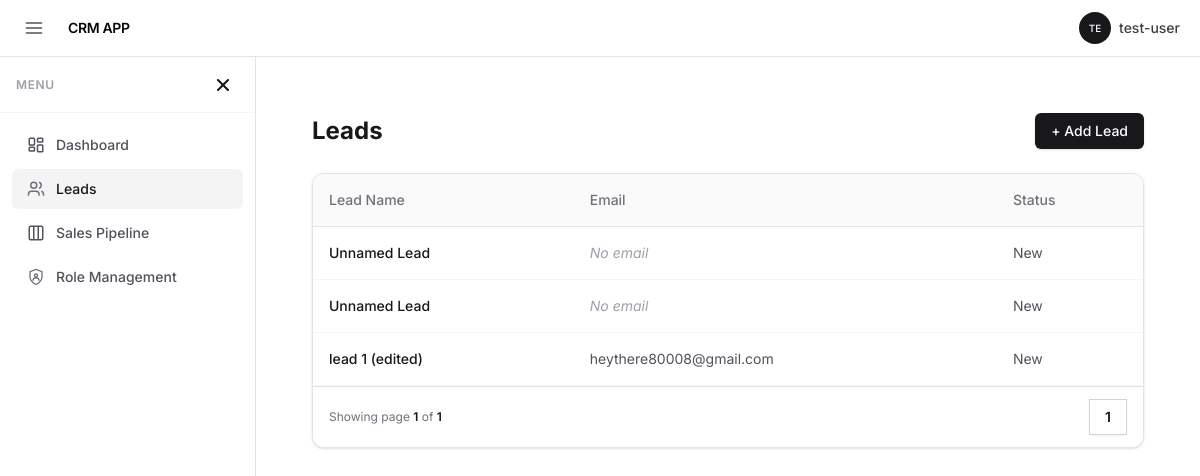
/dashboard/leads/ (signed in), run on an earlier commit of the app's database.
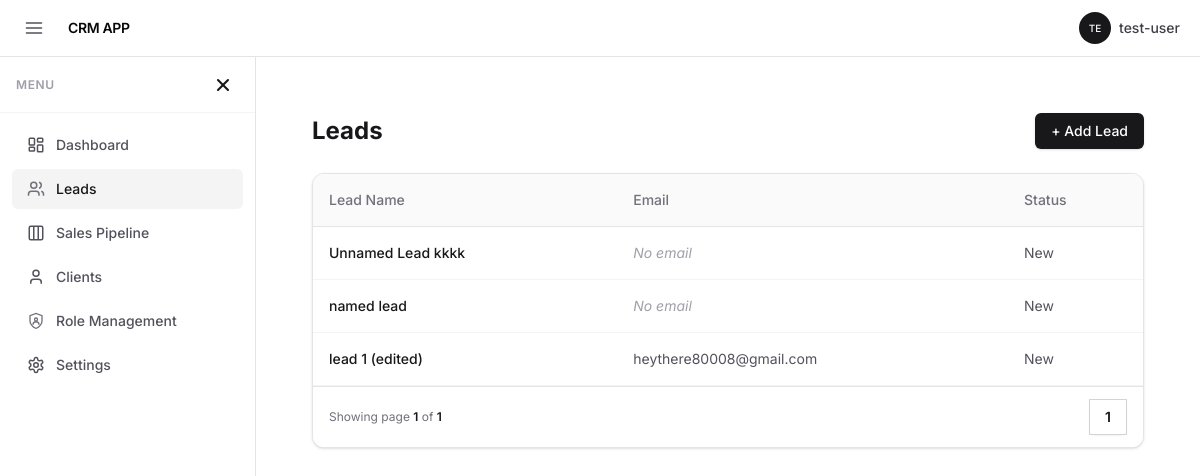
And on a later commit of the database.
### lead/models.py (models this page shows, shortened)
class Lead(models.Model):
    lead_name = models.CharField(
        max_length=200,
        help_text="Display name for the lead (e.g. ACME Website Enquiry)"
    )
    email = models.EmailField(blank=True)
    STATUS_CHOICES = (
        ('new', 'New'),
        ('contacted', 'Contacted'),
        ('qualified', 'Qualified'),
        ('won', 'Won'),
        ('lost', 'Lost'),
    )
    status = models.CharField(
        max_length=20,
        choices=STATUS_CHOICES,
        default='new'
    )
    lead_owner = models.ForeignKey(
        User,
        on_delete=models.SET_NULL,
        null=True,
        blank=True,
        related_name="owned_leads"
    )
    converted_to_client = models.BooleanField(default=False)
    salutation = models.CharField(max_length=20, blank=True)
    gender = models.CharField(max_length=20, blank=True)
    first_name = models.CharField(max_length=100, blank=True)
    middle_name = models.CharField(max_length=100, blank=True)
    last_name = models.CharField(max_length=100, blank=True)
    job_title = models.CharField(max_length=100, blank=True)
    series = models.CharField(
        max_length=100,
        default="CRM-LEAD-.YYYY.-",
        blank=True
    )
    source = models.CharField(max_length=100, blank=True)
    lead_type = models.CharField(max_length=50, blank=True)
    request_type = models.CharField(max_length=50, blank=True)
    mobile_no = models.CharField(max_length=20, blank=True)
    phone = models.CharField(max_length=20, blank=True)
    phone_ext = models.CharField(max_length=10, blank=True)
    whatsapp = models.CharField(max_length=20, blank=True)
    website = models.URLField(blank=True)
    fax = models.CharField(max_length=50, blank=True)
    organization_name = models.CharField(max_length=200, blank=True)
    annual_revenue = models.CharField(max_length=100, blank=True)
    territory = models.CharField(max_length=100, blank=True)
    no_of_employees = models.CharField(max_length=50, blank=True)
    industry = models.CharField(max_length=100, blank=True)
    market_segment = models.CharField(max_length=100, blank=True)
    city = models.CharField(max_length=100, blank=True)
    state = models.CharField(max_length=100, blank=True)
    country = models.CharField(max_length=100, default='India', blank=True)
    qualification_status = models.CharField(
        max_length=50,
        default='Unqualified',
        blank=True
    )
    qualified_by = models.CharField(max_length=100, blank=True)
    qualified_on = models.DateField(null=True, blank=True)
    campaign_name = models.CharField(max_length=100, blank=True)
    print_language = models.CharField(max_length=50, default='English', blank=True)
    disabled = models.BooleanField(default=False)
    unsubscribed = models.BooleanField(default=False)
    blog_subscriber = models.BooleanField(default=False)
    created_at = models.DateTimeField(auto_now_add=True)
    modified_at = models.DateTimeField(auto_now=True)
    deleted_at = models.DateTimeField(null=True, blank=True)
    deleted_by = models.ForeignKey(
        User,
        null=True,
        blank=True,
        on_delete=models.SET_NULL,
        related_name="deleted_leads"
    )

### lead/views.py (the view)
# urls.py: path('', views.leads_list, name='leads_list'),
@login_required
def leads_list(request):
    print("AUTH:", request.user.is_authenticated)
    print("ROLE:", getattr(request.user.role, "role", None))
    print("PERMS:", request.user_perms)
    leads = Lead.objects.filter(
        lead_owner=request.user,
        deleted_at__isnull=True,
        converted_to_client=False
    )
    paginator = Paginator(leads, 10)
    page_number = request.GET.get('page')
    leads_page = paginator.get_page(page_number)
    return render(request, 'lead/leads_list.html', {
        'leads': leads_page
    })

### crm/context_processors.py (called while the page is built)
def app_settings(request):
    setting = AppSetting.objects.first()
    return {
        'app_setting': setting
    }

### userprofile/context_processors.py (called while the page is built)
def sidebar_visibility(request):
    auth_pages = [
        'login',
        'signup',
        'login_otp',
        'verify_login_otp',
        'forgot_password',
        'verify_otp',
        'reset_password'
    ]
    current_url_name = request.resolver_match.url_name if request.resolver_match else None
    show_shell = request.user.is_authenticated and current_url_name not in auth_pages
    return {
        'show_app_shell': show_shell
    }

### lead/templates/lead/leads_list.html (shortened to what this page needs)
{% extends 'core/base.html' %}
{% block content %}
<div class="p-6">
    <div class="flex justify-between items-center mb-6">
        <h1 class="text-2xl font-bold text-zinc-900">Leads</h1>
        <div class="flex gap-x-2">
            {% if "leads.create" in request.user_perms %}
            <a href="{% url 'add_lead_step' step=1 %}"
               class="px-4 py-2 bg-zinc-900 text-white text-sm font-medium rounded-md hover:bg-zinc-800 transition shadow-sm">
                + Add Lead
            </a>
            {% endif %}
        </div>
    </div>
    {% if leads %}
        <div class="overflow-x-auto bg-white rounded-xl border border-zinc-200 shadow-sm">
            <table class="w-full border-collapse">
                <thead class="bg-zinc-50 border-b border-zinc-200 text-zinc-500 text-sm">
                    <tr>
                        <th class="text-left p-4 font-medium">Lead Name</th>
                        <th class="text-left p-4 font-medium">Email</th>
                        <th class="text-left p-4 font-medium">Status</th>
                    </tr>
                </thead>
                <tbody class="text-sm">
                    {% for lead in leads %}
                        <tr class="border-b border-zinc-100 hover:bg-zinc-50 transition-colors">
                            {% if "leads.view" in request.user_perms %}
                            <td class="p-4 font-medium text-zinc-900">
                                <a href="{% url 'leads_detail' lead.id %}" class="hover:underline">
                                    {{ lead.lead_name }}
                                </a>
                            </td>
                            {% endif %}
                            <td class="p-4 text-zinc-600">
                                {% if lead.email %}
                                    {{ lead.email }}
                                {% else %}
                                    <span class="text-zinc-400 italic">No email</span>
                                {% endif %}
                            </td>
                            <td class="p-4 capitalize text-zinc-600">
                                {{ lead.get_status_display }}
                            </td>
                        </tr>
                    {% endfor %}
                </tbody>
            </table>
            <div class="flex items-center justify-between px-4 py-3 bg-white border-t border-zinc-200">
                <div class="hidden sm:flex sm:flex-1 sm:items-center sm:justify-between">
                    <div>
                        <p class="text-xs text-zinc-500">
                            Showing page
                            <span class="font-semibold text-zinc-900">{{ leads.number }}</span>
                            of
                            <span class="font-semibold text-zinc-900">{{ leads.paginator.num_pages }}</span>
                        </p>
                    </div>
                    <nav class="isolate inline-flex -space-x-px rounded-md shadow-xs" aria-label="Pagination">
                        <span
                            class="relative inline-flex items-center px-4 py-2 text-sm font-semibold text-zinc-900 ring-1 ring-inset ring-zinc-300">
                            {{ leads.number }}
                        </span>
                    </nav>
                </div>
            </div>
        </div>
    {% endif %}
</div>
{% endblock %}

### accounts/templates/core/base.html (shortened to what the changed rows need)
<!doctype html>
<html lang="en">
<head>
    <script src="https://cdn.jsdelivr.net/npm/@tailwindcss/browser@4"></script>
</head>
<body class="h-screen overflow-hidden bg-white text-zinc-950 flex flex-col" x-data="{
    sidebarOpen: localStorage.getItem('sidebarOpen') !=='false',
    toggle() {
        this.sidebarOpen = !this.sidebarOpen;
        localStorage.setItem('sidebarOpen', this.sidebarOpen);
    }
  }"
>
    <div class="flex flex-1 overflow-hidden">
        {% if request.show_app_shell %}
        <aside x-show="sidebarOpen" x-cloak
            class="fixed inset-y-0 left-0 z-50 w-64 bg-white border-r border-zinc-200 transition-transform md:static md:translate-x-0 flex flex-col overflow-hidden"
            :class="sidebarOpen ? 'translate-x-0' : '-translate-x-full'">
            <nav class="flex-1 overflow-y-auto p-3 space-y-1">
                <a href="{% url 'dashboard' %}"
                    class="flex items-center px-3 py-2 rounded-md text-sm font-medium transition-colors
                    {% if request.resolver_match.url_name == 'dashboard' %} bg-zinc-100 text-zinc-900 {% else %} text-zinc-600 hover:bg-zinc-50 hover:text-zinc-900 {% endif %}">
                    <div class="w-6 h-6 flex items-center justify-center mr-2">
                    </div>
                    Dashboard
                </a>
                {% if request.sidebar.leads %}
                <a href="{% url 'leads_list' %}"
                    class="flex items-center px-3 py-2 rounded-md text-sm font-medium transition-colors
                    {% if 'leads' in request.path %} bg-zinc-100 text-zinc-900 {% else %} text-zinc-600 hover:bg-zinc-50 hover:text-zinc-900 {% endif %}">
                    <div class="w-6 h-6 flex items-center justify-center mr-2 text-zinc-500">
                    </div>
                    Leads
                </a>
                {% endif %}
                {% if request.sidebar.pipeline %}
                <a href="{% url 'leads_pipeline' %}"
                    class="flex items-center px-3 py-2 rounded-md text-sm font-medium transition-colors
                    {% if 'pipeline' in request.path %} bg-zinc-100 text-zinc-900 {% else %} text-zinc-600 hover:bg-zinc-50 hover:text-zinc-900 {% endif %}">
                    <div class="w-6 h-6 flex items-center justify-center mr-2">
                    </div>
                    Sales Pipeline
                </a>
                {% endif %}
                {% if request.sidebar.clients %}
                <a href="{% url 'clients_list' %}"
                    class="flex items-center px-3 py-2 rounded-md text-sm font-medium transition-colors
                    {% if 'clients' in request.path %} bg-zinc-100 text-zinc-900 {% else %} text-zinc-600 hover:bg-zinc-50 hover:text-zinc-900 {% endif %}">
                    <div class="w-6 h-6 flex items-center justify-center mr-2">
                        <svg width="18" height="18" viewBox="0 0 24 24" fill="none" stroke="currentColor" stroke-width="2"><path d="M19 21v-2a4 4 0 0 0-4-4H9a4 4 0 0 0-4 4v2" /><circle cx="12" cy="7" r="4" /></svg>
                    </div>
                    Clients
                </a>
                {% endif %}
                {% if request.sidebar.roles %}
                <a href="{% url 'roles:user_list' %}"
                   class="flex items-center px-3 py-2 rounded-md text-sm font-medium transition-colors
                    {% if 'roles' in request.path %} bg-zinc-100 text-zinc-900 {% else %} text-zinc-600 hover:bg-zinc-50 hover:text-zinc-900 {% endif %}">
                    <div class="w-6 h-6 flex items-center justify-center mr-2 text-zinc-500">
                    </div>
                    Role Management
                </a>
                {% endif %}
                {% if request.sidebar.settings %}
                <a href="{% url 'app_settings' %}"
                    class="flex items-center px-3 py-2 rounded-md text-sm font-medium transition-colors
                    {% if 'settings' in request.path %} bg-zinc-100 text-zinc-900 {% else %} text-zinc-600 hover:bg-zinc-50 hover:text-zinc-900 {% endif %}">
                    <div class="w-6 h-6 flex items-center justify-center mr-2">
                    </div>
                    Settings
                </a>
                {% endif %}
            </nav>
        </aside>
        {% endif %}
        <main class="flex-1 overflow-y-auto bg-white min-w-0">
            <div class="px-8 py-8">
                {% block content %}{% endblock %}
            </div>
        </main>
    </div>
</body>
</html>

What changed in the data, as far as the page shows it:
changed Lead: lead_name "Unnamed Lead" → "Unnamed Lead kkkk"
changed Lead: lead_name "Unnamed Lead" → "named lead"
Also different on the page:
text now shown: "Clients Settings"
